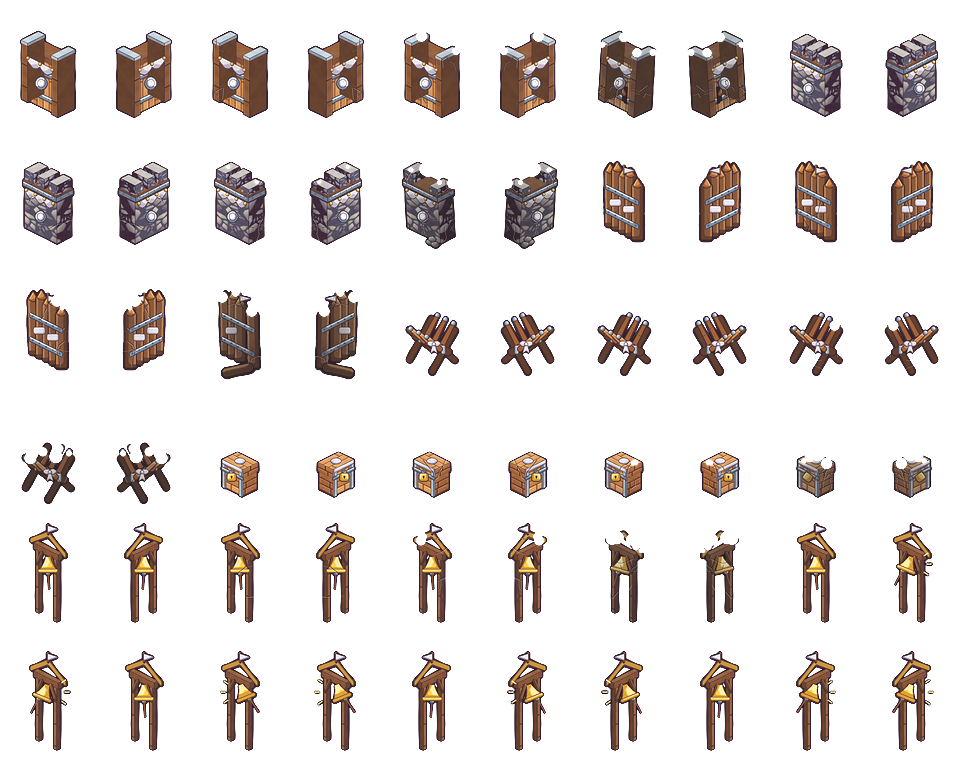
#> input picture assets/pvp_clan/atlases/clan_buildings.png, 960 x 768 px, given in place of clan_buildings.png.png, which was not available
$ python viewtint.py ../atlases/clan_buildings.png
#> lines starting #> are read from the running program, lines starting #| are printed output that depends on the picture; pictures that were not available may be replaced by others from this repository, and a replacement may not be noted
### assets/pvp_clan/tools/common.py
"""Shared kit for the PvP / clan / raid pack: grid atlas sheets (1x + @2x, emissive + two-tone tint masks,
TexturePacker JSON-hash), cute shape primitives and iso helpers. All geometry in 1x pixel units, drawn at SS=4."""
import json, math, os
import numpy as np
from PIL import Image, ImageDraw, ImageFilter, ImageChops
from toon import Canvas, SS, downscale, smooth, blur, shift, noise, lerp, INK, outline_col
from palette import ramp, RAMPS, hex2rgb

ROOT = os.path.abspath(os.path.join(os.path.dirname(__file__), ".."))
ATL = os.path.join(ROOT, "atlases")
TEX = os.path.join(ROOT, "textures")
PREV = os.path.join(ROOT, "preview")
MAX_PAGE = 2048
MARGIN = 2           # transparent padding inside every grid cell (engine grids have no spacing field)
DIRS8 = ["E", "SE", "S", "SW", "W", "NW", "N", "NE"]

def H(c): return hex2rgb(c) if isinstance(c, str) else tuple(c)
def R(name, i): return hex2rgb(RAMPS[name][i])
# neutral, tint-friendly cloth ramp: near-white with plum-cool shading so multiply-tint keeps form shading
NEUTRAL = [(255, 255, 255), (238, 233, 236), (196, 186, 204), (140, 126, 150)]
NEUTRAL_METAL = [(250, 250, 252), (222, 220, 228), (176, 170, 190), (124, 116, 140)]

# ------------------------------------------------------------------ iso helpers
HW, HH = 32, 16
def iso(wx, wy, wz=0.0, ox=0.0, oy=0.0):
    """world tile offset -> screen px offset (z in px)."""
    return (ox + (wx - wy) * HW, oy + (wx + wy) * HH - wz)
# [19 lines left out: functions dir_vec, rstar, sparkle, not called in this run]
def circle(cx, cy, r, n=40, ry=None):
    ry = r if ry is None else ry
    return [(cx + math.cos(k / n * 6.2832) * r, cy + math.sin(k / n * 6.2832) * ry) for k in range(n)]
def wobbly(cx, cy, rx, ry, seed=0, wob=0.06, n=48, rot=0.0):
    from toon import ellipse_pts
    return ellipse_pts(cx, cy, rx, ry, rot=rot, n=n, wob=wob, seed=seed)
# [8 lines left out: function cloud, not called in this run]
def rot_pts(pts, ang, cx, cy):
    c, s = math.cos(ang), math.sin(ang)
    return [(cx + (x - cx) * c - (y - cy) * s, cy + (x - cx) * s + (y - cy) * c) for x, y in pts]
# [33 lines left out: functions rrect, arc_band, glow, mask_paint, not called in this run]
def blank(w, h, seed=1): return Canvas(w, h, seed=seed)

# [4 lines left out: function apply_alpha_from, not called in this run]

def fade(img, k):
    if k >= 1: return img
    a = np.asarray(img).copy(); a[..., 3] = (a[..., 3] * max(0, k)).astype(np.uint8); return Image.fromarray(a)

# [18 lines left out: functions clip_to, tint_down, edge_fade, not called in this run]

class Sheet:
    """Uniform grid atlas (engine AtlasJson) + TexturePacker JSON-hash, @2x page set, emissive page, tint mask."""
    # [33 lines left out: functions __init__, add_raw, add, not called in this run]
    @property
    def rows(self): return max(1, math.ceil(self.n / self.cols))
    # [45 lines left out: functions _pages, save, atlas_json, not called in this run]
    def frame(self, idx, scale=1): return self.frames[idx][f"i{scale}"]

def apply_tint(img, mask, primary, secondary=None):
    """preview helper: multiply-tint by two-tone mask (R primary, G secondary) as the shader would."""
    a = np.asarray(img, np.float32) / 255; m = np.asarray(mask, np.float32) / 255
    p = np.array(H(primary), np.float32) / 255; s = np.array(H(secondary or primary), np.float32) / 255
    rgb = a[..., :3]
    rgb = rgb * (1 - m[..., 0:1]) + rgb * p * m[..., 0:1]
    rgb = rgb * (1 - m[..., 1:2]) + a[..., :3] * s * m[..., 1:2]
    return Image.fromarray((np.concatenate([np.clip(rgb, 0, 1), a[..., 3:4]], -1) * 255).astype(np.uint8), "RGBA")

### assets/pvp_clan/tools/palette.py
# VENDORED COPY of /workspace/assets/tools/palette.py (owned by main-pack worker). Do not edit upstream from here.
"""Canonical palette. Ramps are ordered [highlight, base, shade, deep]. Edit here, then run build_palette.py."""
RAMPS = {
  # ink / outlines / shadow
  "ink":        ["#6b4a5a", "#4a2f3d", "#3b2433", "#2a1b2e"],
  # skin
  "skin_light": ["#ffe6cc", "#ffd2ad", "#eba98a", "#c47a64"],
  "skin_tan":   ["#f2c08f", "#d9975f", "#b06f45", "#7d4a34"],
  "skin_deep":  ["#b97a52", "#8f5636", "#6a3c2a", "#4a2a22"],
  # hair
  "hair_brown": ["#b9784a", "#8a5232", "#643822", "#45261c"],
  "hair_pink":  ["#ffc2d6", "#f48fb1", "#cf6690", "#9c4a72"],
  "hair_black": ["#6a5470", "#43344c", "#2e2338", "#1e1726"],
  "hair_blonde":["#ffe9a0", "#f5c95c", "#d69a3c", "#a8702e"],
  # cloth
  "cloth_red":   ["#ff8c78", "#e85d4f", "#bb3f45", "#862d3b"],
  "cloth_blue":  ["#86c0f2", "#4f8fd6", "#3a66a8", "#2b4780"],
  "cloth_teal":  ["#7fe0cc", "#3fb3a6", "#2b8481", "#1f5e62"],
  "cloth_yellow":["#ffe680", "#f7c844", "#d39a2c", "#9c6a24"],
  "cloth_cream": ["#fffaf0", "#f6ead2", "#d8c4a0", "#a8906e"],
  "cloth_denim": ["#8fa2dc", "#5a6fb0", "#434f88", "#323a66"],
  "cloth_green": ["#b8e07a", "#86b94f", "#5f8f3c", "#40652e"],
  "cloth_purple":["#c9a8f0", "#9b72d6", "#7452ad", "#523a80"],
  "leather":     ["#d69a64", "#a8653c", "#7a4630", "#553025"],
  # nature
  "grass":      ["#c4ec7a", "#8fd15c", "#64b04c", "#3f8a47"],
  "grass_deep": ["#7cc055", "#56a045", "#3d7f43", "#2b6040"],
  "leaf":       ["#b4ea80", "#72c45c", "#479b55", "#2d7050"],
  "leaf_autumn":["#ffd27a", "#f4a74a", "#d7743a", "#a24e34"],
  "pine":       ["#7fd39a", "#4fa37a", "#34806a", "#22605a"],
  "bark":       ["#b88058", "#8a5a3c", "#654130", "#472d26"],
  "berry":      ["#ff9fb2", "#e8475f", "#b8304f", "#7e2140"],
  "berry_blue": ["#a9c8ff", "#6a8ef0", "#4a64c4", "#33458f"],
  "mush_red":   ["#ff9a8c", "#ec5a4d", "#c03d41", "#8a2a38"],
  "mush_glow":  ["#e6fff4", "#9ff5d8", "#5fd1c0", "#3a9a9a"],
  "flower_pink":["#ffd6e8", "#ff9ec4", "#e2709e", "#b24e7c"],
  "flower_yel": ["#fff3b0", "#ffd75e", "#e8a93a", "#b07a2a"],
  "flower_blue":["#d6ecff", "#93c6ff", "#6694e0", "#4a66b0"],
  # terrain
  "dirt":       ["#dca878", "#c08a5a", "#9a6a45", "#74503a"],
  "sand":       ["#fff1c4", "#f6dfa4", "#e6c47e", "#c9a265"],
  "stone":      ["#e4e0d8", "#b8b2b0", "#8a8494", "#5f5a70"],
  "cobble":     ["#d6cfc2", "#a9a094", "#7d7480", "#575064"],
  "water":      ["#bdf2f0", "#5cc6dc", "#3a9ccc", "#2d70a8"],
  "water_deep": ["#5cb8d8", "#3484bc", "#2a62a0", "#244a80"],
  "snow":       ["#ffffff", "#eef4fb", "#cdd9ec", "#9fb0cf"],
  # building
  "wood":       ["#f0b878", "#d08c52", "#a2633a", "#74432c"],
  "wood_dark":  ["#b07850", "#87563a", "#61402e", "#432c24"],
  "thatch":     ["#ffe08a", "#f0c060", "#cc9440", "#94662e"],
  "brick":      ["#f0a080", "#d0705a", "#a24e46", "#743838"],
  "iron":       ["#e8f0f4", "#b4c2cc", "#7e8ea0", "#56637a"],
  "gold":       ["#fff2a8", "#ffd45a", "#e0a032", "#a8702a"],
  "glass":      ["#e8fbff", "#a8e4f4", "#6cbcd8", "#4a8ab0"],
  # zombies (goofy pastel)
  "zomb_mint":  ["#c8f5c8", "#94dca8", "#62b48e", "#3f8676"],
  "zomb_teal":  ["#b4f0e4", "#74d0c4", "#45a8a6", "#2e7a84"],
  "zomb_lilac": ["#e4d4ff", "#bba4f0", "#8f78cc", "#65539e"],
  # fx / glow
  "fire":       ["#fff6c2", "#ffd04a", "#ff8a2a", "#e8492e"],
  "glow":       ["#ffffe0", "#fff3a0", "#d4f07a", "#9fd060"],
  "eerie":      ["#e8fff8", "#9ffff0", "#5ce0d8", "#2fa8b0"],
  "smoke":      ["#f4f0f4", "#d4ccd8", "#a89cb4", "#7a6e8c"],
}
SHADOW = "#2a1b2e"      # contact shadow color, used at ~30% alpha
SHADOW_ALPHA = 0.30
LIGHT_DIR = (-1, -1)    # light comes from top-left (screen space)

def hex2rgb(h): h = h.lstrip('#'); return tuple(int(h[i:i+2], 16) for i in (0, 2, 4))
def ramp(name): return [hex2rgb(c) for c in RAMPS[name]]

### assets/pvp_clan/tools/viewtint.py
import sys
from PIL import Image
sys.path.insert(0, '.')
from common import apply_tint
from viewtool import view
a = sys.argv; base = a[1]; im = Image.open(base + ".png").convert("RGBA"); m = Image.open(base.replace("@2x", "") + "_tintmask" + ("@2x" if "@2x" in base else "") + ".png").convert("RGB")
#> further down, im is the input picture: PIL image 960x768 RGBA; mean R, G, B, A 25.4, 19.2, 17.7, 49.1
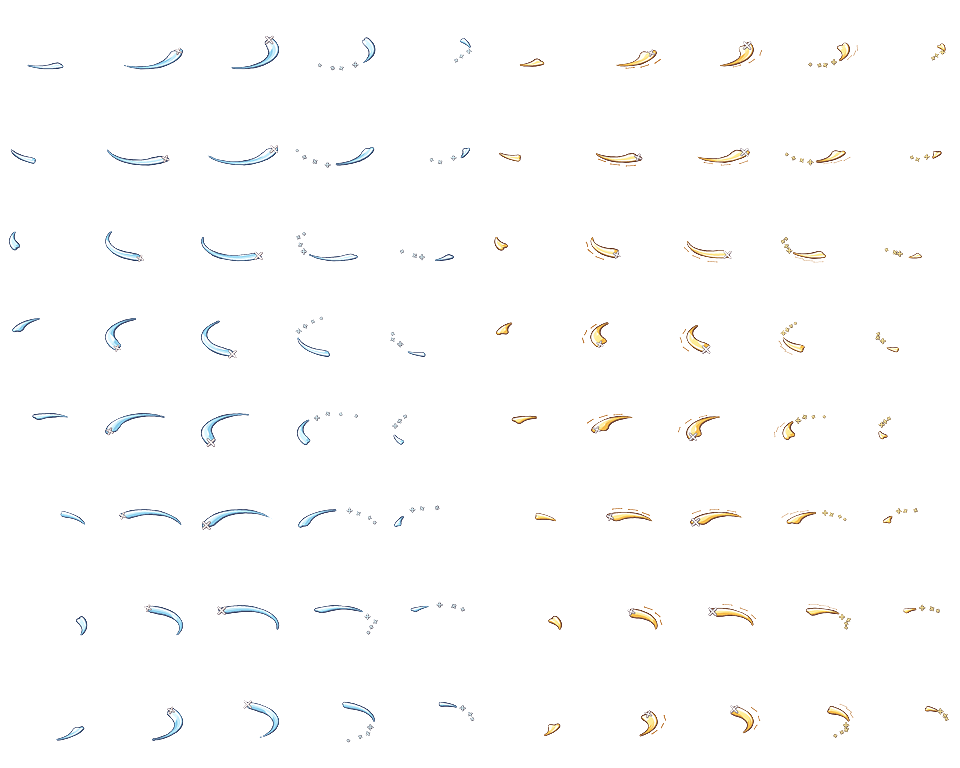
#> input picture assets/pvp_clan/atlases/pvp_swing_a.png, 960 x 768 px, given in place of clan_buildings.png_tintmask.png, which was not available
#> after `m = Image.open(base.replace('@2x', '') + '_tintmask' + ('@2x' if '@2x'`:
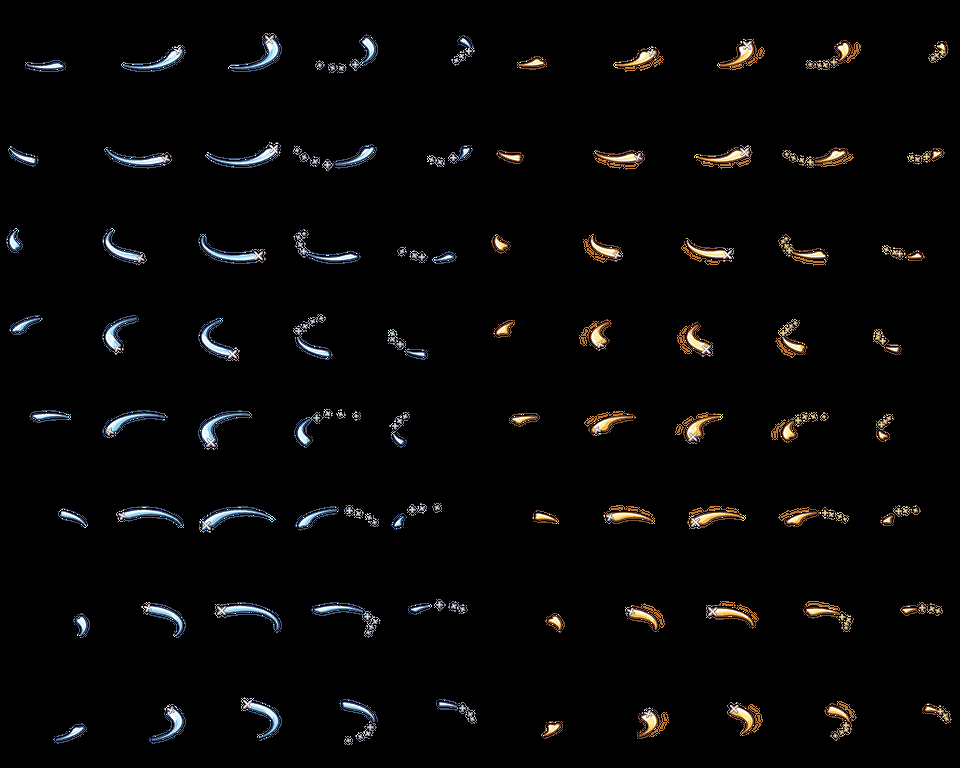
#> m: PIL image 960x768 RGB; mean R, G, B 7, 6.6, 6.3
apply_tint(im, m, a[3] if len(a) > 3 else "#E8475F", a[4] if len(a) > 4 else "#F6EAD2").save("/workspace/pvp_tmp/_t.png")
#> in apply_tint, `rgb = a[..., :3]`:
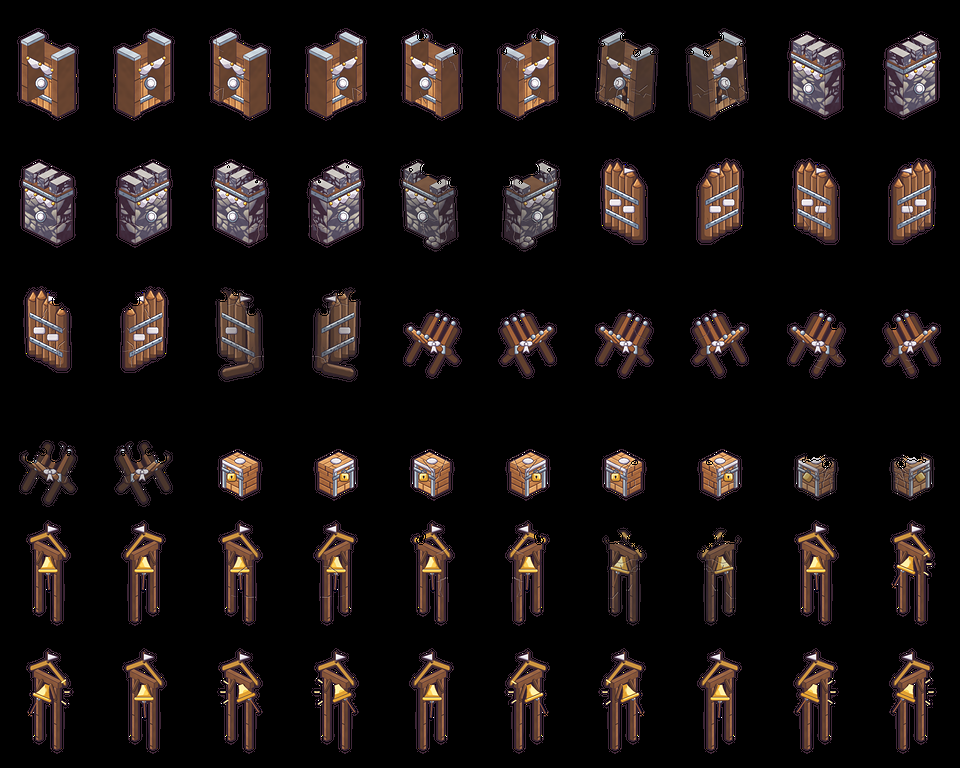
#> rgb: shape (768, 960, 3) float32; mean R, G, B 0.0996, 0.0752, 0.0695
#> (the run stopped early here; a loop or call above may not have finished)
